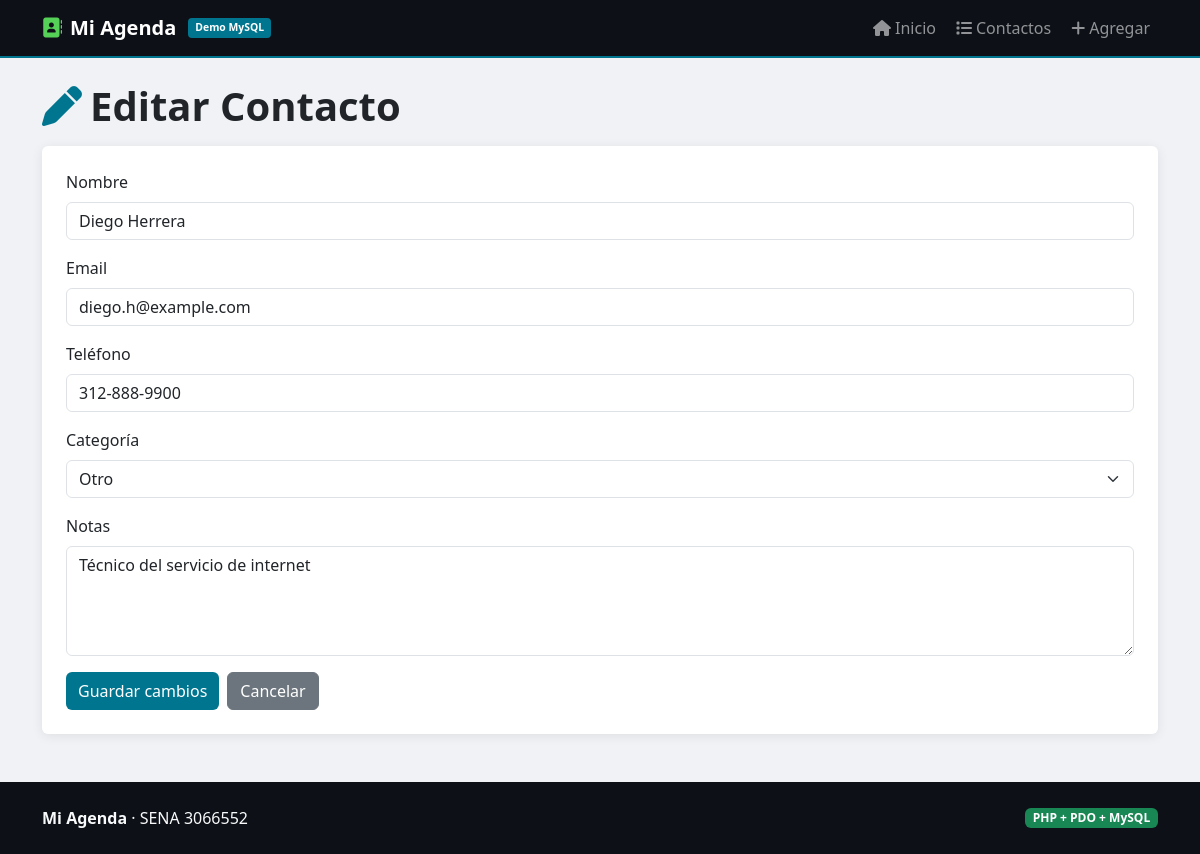
The app's page /contactos/editar.php?id=8 with its own data.
### tables this page shows
CREATE TABLE contactos (
    id         INT           AUTO_INCREMENT PRIMARY KEY,
    nombre     VARCHAR(100)  NOT NULL,
    email      VARCHAR(150)  NOT NULL UNIQUE,
    telefono   VARCHAR(20),
    categoria  ENUM('Amigo','Familiar','Trabajo','Otro') NOT NULL DEFAULT 'Otro',
    notas      TEXT,
    creado_en  DATETIME      NOT NULL DEFAULT CURRENT_TIMESTAMP
);

### contactos/editar.php (the view, shortened to what this page needs)
<?php
$id = filter_input(INPUT_GET, 'id', FILTER_VALIDATE_INT);
$categorias = ['Amigo', 'Familiar', 'Trabajo', 'Otro'];
$errores    = [];
$contacto   = null;
$valores    = ['nombre'=>'', 'email'=>'', 'telefono'=>'', 'categoria'=>'', 'notas'=>''];
try {
    $pdo = DB::conectar();
    $stmt = $pdo->prepare('SELECT * FROM contactos WHERE id = ?');
    $stmt->execute([$id]);
    $contacto = $stmt->fetch();
    $valores = [
        'nombre'    => $contacto['nombre'],
        'email'     => $contacto['email'],
        'telefono'  => $contacto['telefono'] ?? '',
        'categoria' => $contacto['categoria'],
        'notas'     => $contacto['notas'] ?? '',
    ];
} catch (PDOException $e) {
    $errores[] = 'Error de base de datos.';
}
require_once __DIR__ . '/../includes/header.php';
?>
<h1 class="fw-bold mb-3"><i class="fas fa-pen me-2" style="color:var(--color)"></i>Editar Contacto</h1>
<?php if ($contacto): ?>
<div class="card">
  <div class="card-body p-4">
    <form method="post" action="editar.php?id=<?= (int) $id ?>">
      <div class="mb-3">
        <label class="form-label">Nombre</label>
        <input type="text" name="nombre" maxlength="100" class="form-control" value="<?= htmlspecialchars($valores['nombre']) ?>">
      </div>
      <div class="mb-3">
        <label class="form-label">Email</label>
        <input type="email" name="email" class="form-control" value="<?= htmlspecialchars($valores['email']) ?>">
      </div>
      <div class="mb-3">
        <label class="form-label">Teléfono</label>
        <input type="text" name="telefono" class="form-control" value="<?= htmlspecialchars($valores['telefono']) ?>">
      </div>
      <div class="mb-3">
        <label class="form-label">Categoría</label>
        <select name="categoria" class="form-select">
          <?php foreach ($categorias as $categoria): ?>
            <option value="<?= htmlspecialchars($categoria) ?>" <?= $valores['categoria'] === $categoria ? 'selected' : '' ?>>
              <?= htmlspecialchars($categoria) ?>
            </option>
          <?php endforeach; ?>
        </select>
      </div>
      <div class="mb-3">
        <label class="form-label">Notas</label>
        <textarea name="notas" class="form-control" rows="4"><?= htmlspecialchars($valores['notas']) ?></textarea>
      </div>
      <div class="d-flex gap-2">
        <button type="submit" class="btn btn-db">Guardar cambios</button>
        <a href="ver.php?id=<?= (int) $id ?>" class="btn btn-secondary">Cancelar</a>
      </div>
    </form>
  </div>
</div>
<?php endif; ?>
<?php require_once __DIR__ . '/../includes/footer.php'; ?>

### includes/header.php (style rules this page uses)
:root { --color: #00758f; }
body { background: #f0f2f5; }
.card { border: none; box-shadow: 0 2px 12px rgba(0,0,0,.08); }
.btn-db { background: var(--color); color: #fff; border: none; }

### records on screen
contactos: nombre "Diego Herrera", email "diego.h@example.com", telefono "312-888-9900", categoria "Otro", notas "Técnico del servicio de internet"
